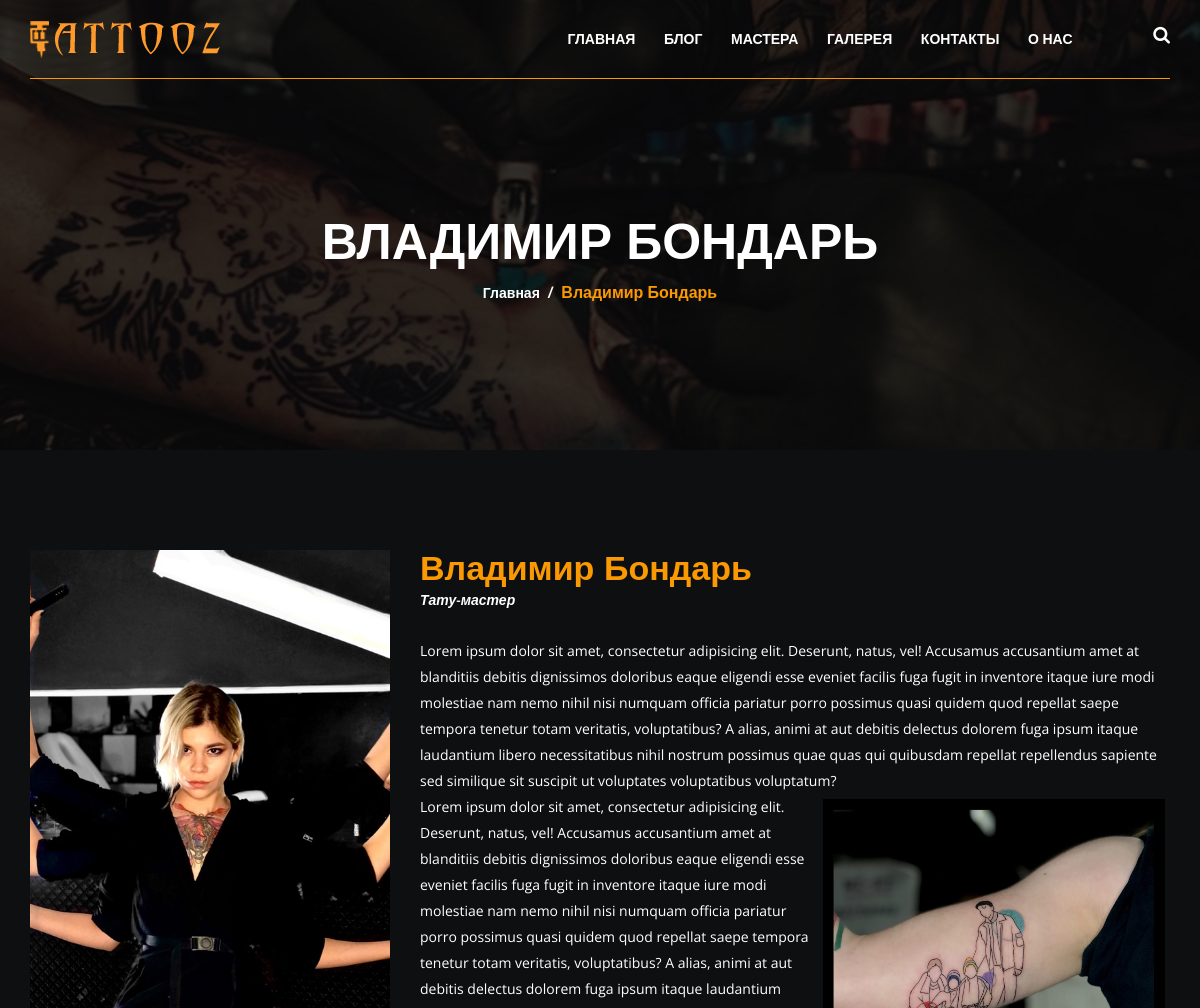
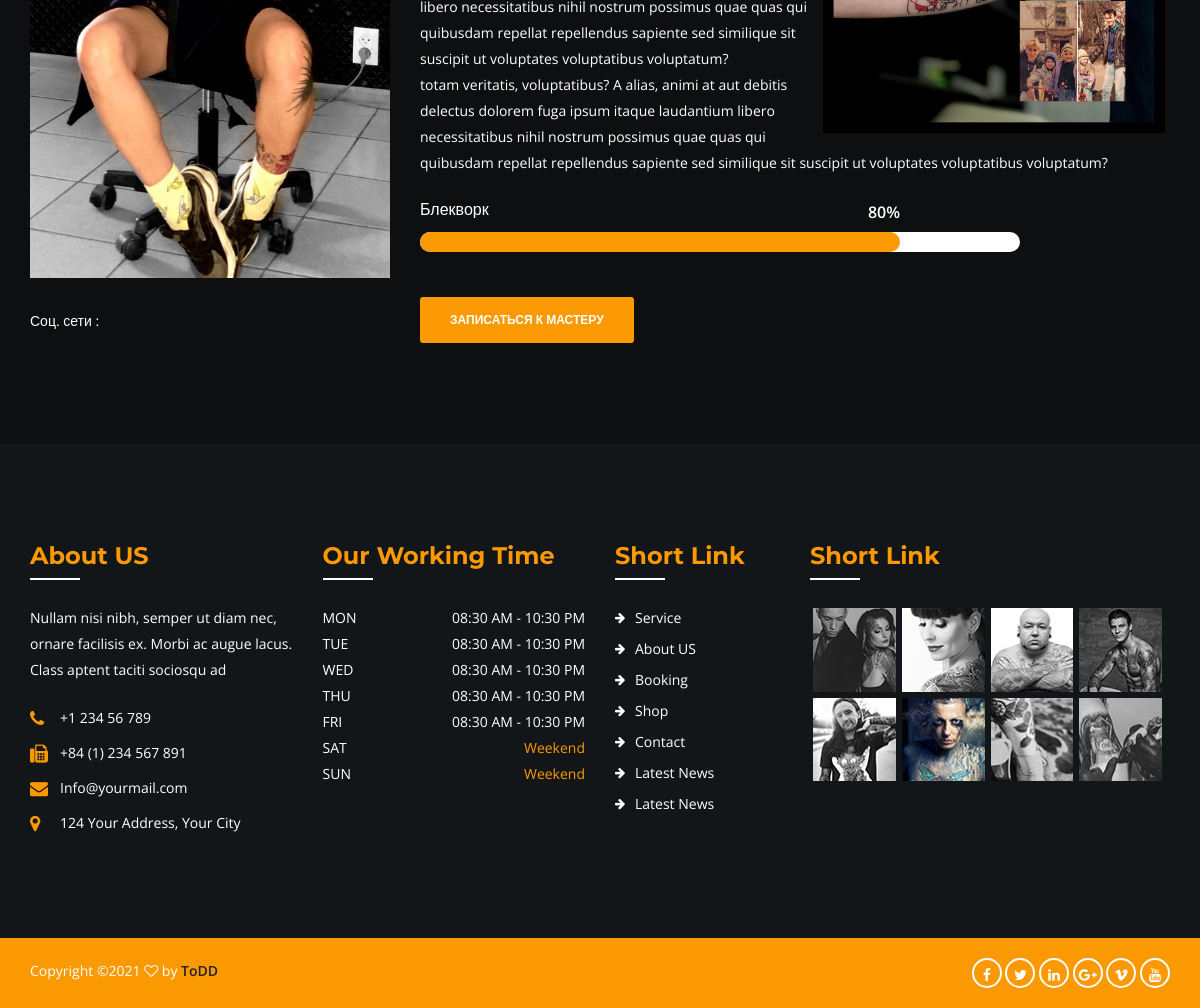
Page /masters/master/1 on the committed database (2 pictures, top to bottom).
### master/models.py (models this page shows, shortened)
class Master(models.Model):
    name = models.CharField('Имя мастера', max_length=150)
    image = models.ImageField('Изображение мастера', upload_to='masters/')
    about_master = models.TextField('Информация о мастере', max_length=180)
    vk = models.CharField('Ссылка на ВК', max_length=255, blank=True, null=True)
    instagram = models.CharField('Ссылка на Instagram', max_length=255,
                                 blank=True, null=True)
    telegram = models.CharField('Ссылка на Telegram', max_length=255,
                                blank=True, null=True)
    class Meta:
        verbose_name = "Мастер"
        verbose_name_plural = "Мастера"
        ordering = ["name"]

class MasterSkills(models.Model):
    master = models.ForeignKey(
        Master,
        on_delete=models.CASCADE,
        verbose_name='Мастер',
        default='',
        related_name='master_skills'
    )
    name = models.CharField('Название', max_length=50)
    value = models.PositiveSmallIntegerField(
        verbose_name='Значение (%)',
        default=1,
        validators=[MaxValueValidator(100)]
    )
    class Meta:
        verbose_name = "Умение мастера"
        verbose_name_plural = "Умения мастера"
        ordering = ["name"]

### master/views.py (the view)
# urls.py: path('master/<int:pk>', views.MasterDetailView.as_view(), name='master_detail'),
class MasterDetailView(DetailView, BaseView):
    model = Master
    context_object_name = 'master'
    template_name = 'master/master_detail.html'
    def get_context_data(self, **kwargs):
        context = super().get_context_data(**kwargs)
        master = context['master']
        context['skills'] = master.master_skills.all()
        context['form'] = RecordToMasterForm(self.request.POST or None)
        return context

### services/views_exceptions.py (called while the page is built)
    def dispatch(self, request, *args, **kwargs):
        try:
            response = super().dispatch(request, *args, **kwargs)
        except Exception as e:
            send_message(settings.DEV_TG_ID, e.__str__())
            return self._response({'errorMessage': e}, status=400)
        if isinstance(response, (dict, list)):
            return self._response(response)
        else:
            return response

### templates/master/master_detail.html (shortened to what this page needs)
{% extends 'base.html' %}
{% block content %}
    <div class="breadcumb-area bg-img-5 black-opacity">
        <div class="container">
            <div class="row">
                <div class="col-xs-12">
                    <div class="breadcumb-wrap text-center">
                        <h2>{{ master.name }}</h2>
                        <ul>
                            <li><a href="{% url 'home' %}">Главная</a></li>
                            <li>/</li>
                            <li class="active">{{ master.name }}</li>
                        </ul>
                    </div>
                </div>
            </div>
        </div>
    </div>
    <div class="single-team-area bg-1 ptb-100">
        <div class="container">
            <div class="row">
                <div class="col-md-4 col-sm-5">
                    <div class="single-team-img">
                    </div>
                    <div class="socil-icon">
                        <ul>
                            <li>Соц. сети :</li>
                        </ul>
                    </div>
                </div>
                <div class="col-md-8 col-sm-7">
                    <div class="single-team-wrap">
                        <h3>{{ master.name }}</h3>
                        <span class="single-team">Тату-мастер</span>
                        <p>{{ master.about_master|safe }}</p>
                        {% for skill in skills %}
                            <div class="progress-wrap">
                                <p>{{ skill.name }}</p>
                                <div class="progress">
                                    <div class="progress-bar wow slideInLeft" style="width: {{ skill.value }}%;">
                                        <span class="progress-persent"><span>{{ skill.value }}%</span></span>
                                    </div>
                                </div>
                            </div>
                        {% endfor %}
                    </div>
                    <a class="appoinment-btn" id="content-btn">Записаться к мастеру</a>
                </div>
            </div>
        </div>
    </div>
{% endblock %}

### static/css/styles.css (style rules this page uses)
* { margin:0; padding:0; }
body { color:#fff; font-family: 'Open Sans', sans-serif; line-height:26px; background:#fff; font-weight: 400; }
img { max-width:100%; height:auto }
p { margin:0px; color: #fff; }
h1, h2, h3, h4, h5, h6 { color: #fb9902; margin-bottom: 10px; margin-top: 0px; font-family: 'Montserrat', sans-serif; }
a { -webkit-transition:all 0.3s ease 0s; transition: all 0.3s ease 0s; -webkit-transition:all .3s; -moz-transition:all .3s; text-decoration:none; color:#fff; font-size:14px; }
ul { list-style: outside none none; margin: 0; padding: 0; }
:before,:after { -webkit-transition: all .3s; transition: all .3s; }
.bg-1 { background:#0d0f11; }
.ptb-100 { padding: 100px 0px }
.bg-img-5 { background: url(../images/bg/6.jpg)no-repeat center center / cover }
.black-opacity { position: relative; z-index: 9; }
.black-opacity:before { position: absolute; left: 0; top: 0; width: 100%; height: 100%; background: #000; content: ""; z-index: -9; opacity: .8; -ms-filter:"progid:DXImageTransform.Microsoft.Alpha(Opacity=80)"; }
.breadcumb-area { height: 450px; display: -webkit-box; display: -ms-flexbox; display: flex; -webkit-box-orient: vertical; -webkit-box-direction: normal; -ms-flex-direction: column; flex-direction: column; -webkit-box-pack: center; -ms-flex-pack: center; justify-content: center; }
.breadcumb-wrap { padding-top: 70px; }
.breadcumb-wrap h2 { font-size: 50px; color: #fff; font-weight: 700; text-transform: uppercase; }
.breadcumb-wrap ul li { display: inline-block; margin: 0px 2px; font-size: 16px; font-weight: 600; }
.breadcumb-wrap ul li.active { color: #fb9902; }
.single-team-wrap h3 { font-size: 34px; font-weight: 700; margin-bottom: 0px; }
.single-team-wrap span.single-team { display: block; margin-bottom: 25px; font-style: italic; font-weight: 600; }
.single-team-wrap p { margin-bottom: 20px; }
.progress-wrap { width: 80%; overflow: hidden; }
.progress-wrap .progress { height: 20px; margin-bottom: 25px; background-color: #fff; border-radius: 10px; box-shadow: none; overflow:visible; }
.progress-wrap .progress-bar { float: left; width: 0; height: 100%; color: #fff; text-align: center; background-color: #fb9902; box-shadow: none; -webkit-transition: width .6s ease; transition: width .6s ease; border-radius: 10px; position: relative; }
.progress-wrap .progress-bar span { position: absolute; right: 0; top: -15px; font-size: 16px; font-weight: 600; }
.progress-wrap p { margin-bottom: 10px; font-size: 16px; }
a.appoinment-btn { padding: 10px 30px; text-transform: uppercase; background: #fb9902; font-weight: 700; font-size: 12px; border-radius: 3px; display: inline-block; margin-top: 20px; }
.socil-icon { margin-top: 30px; }
.socil-icon ul li { display: inline-block; margin-right: 3px; }

### rows in the picture
Master: name "ВЛАДИМИР БОНДАРЬ", name "Владимир Бондарь", about_master "Lorem ipsum dolor sit amet, consectetur adipisicing elit. Deserunt, natus, vel! Accusamus accusantium amet at blanditiis debitis dignissimos doloribus eaque eligendi esse eveniet facilis fuga fugit in inventore itaque iure modi molestiae nam nemo nihil nisi numquam officia pariatur porro possimus quasi quidem quod repellat saepe tempora tenetur totam veritatis, voluptatibus? A alias, animi at aut debitis delectus dolorem fuga ipsum itaque laudantium libero necessitatibus nihil nostrum possimus quae quas qui quibusdam repellat repellendus sapiente sed similique sit suscipit ut voluptates voluptatibus voluptatum? Lorem ipsum dolor sit amet, consectetur adipisicing elit. Deserunt, natus, vel!…", about_master (picture)
MasterSkills: name "Блекворк", value "80"
